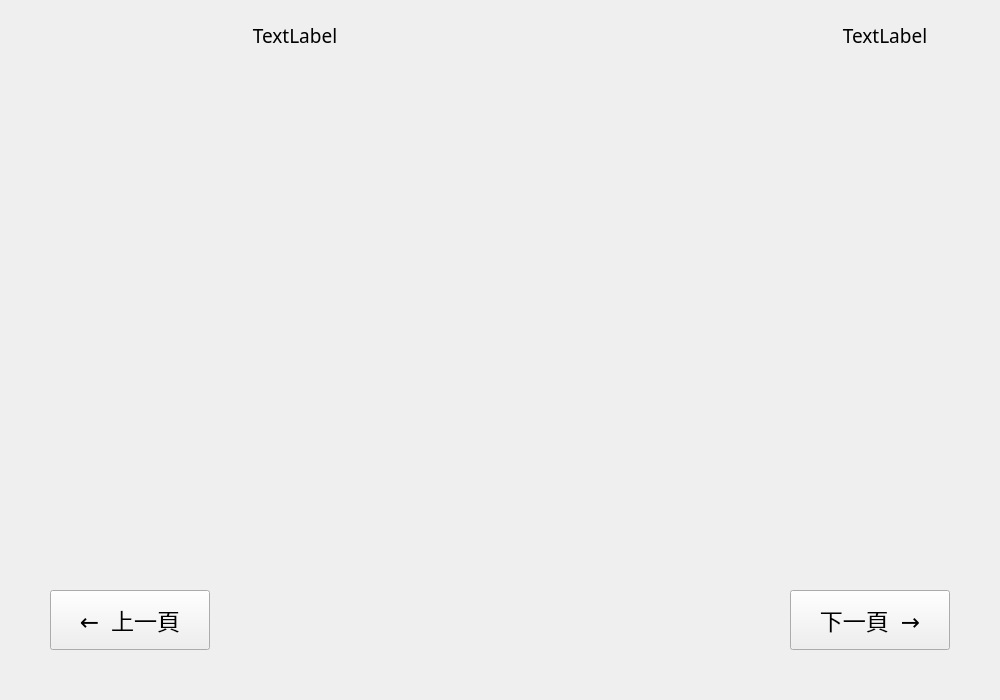
<?xml version="1.0" encoding="UTF-8"?>
<ui version="4.0">
 <class>QuestionBase</class>
 <widget class="QWidget" name="QuestionBase">
  <property name="geometry">
   <rect>
    <x>0</x>
    <y>0</y>
    <width>1000</width>
    <height>700</height>
   </rect>
  </property>
  <property name="windowTitle">
   <string>Form</string>
  </property>
  <widget class="QPushButton" name="prevQuestion">
   <property name="geometry">
    <rect>
     <x>50</x>
     <y>590</y>
     <width>160</width>
     <height>60</height>
    </rect>
   </property>
   <property name="font">
    <font>
     <family>Microsoft JhengHei</family>
     <pointsize>17</pointsize>
    </font>
   </property>
   <property name="text">
    <string>←  上一頁</string>
   </property>
  </widget>
  <widget class="QPushButton" name="nextQuestion">
   <property name="geometry">
    <rect>
     <x>790</x>
     <y>590</y>
     <width>160</width>
     <height>60</height>
    </rect>
   </property>
   <property name="font">
    <font>
     <family>Microsoft JhengHei</family>
     <pointsize>17</pointsize>
    </font>
   </property>
   <property name="text">
    <string>下一頁  →</string>
   </property>
  </widget>
  <widget class="QLabel" name="correctState">
   <property name="geometry">
    <rect>
     <x>200</x>
     <y>10</y>
     <width>190</width>
     <height>50</height>
    </rect>
   </property>
   <property name="font">
    <font>
     <family>Microsoft JhengHei</family>
     <pointsize>14</pointsize>
    </font>
   </property>
   <property name="text">
    <string>TextLabel</string>
   </property>
   <property name="alignment">
    <set>Qt::AlignmentFlag::AlignCenter</set>
   </property>
  </widget>
  <widget class="QLabel" name="progress">
   <property name="geometry">
    <rect>
     <x>790</x>
     <y>10</y>
     <width>190</width>
     <height>50</height>
    </rect>
   </property>
   <property name="font">
    <font>
     <family>Microsoft JhengHei</family>
     <pointsize>14</pointsize>
    </font>
   </property>
   <property name="text">
    <string>TextLabel</string>
   </property>
   <property name="alignment">
    <set>Qt::AlignmentFlag::AlignCenter</set>
   </property>
  </widget>
 </widget>
 <resources/>
 <connections/>
</ui>
